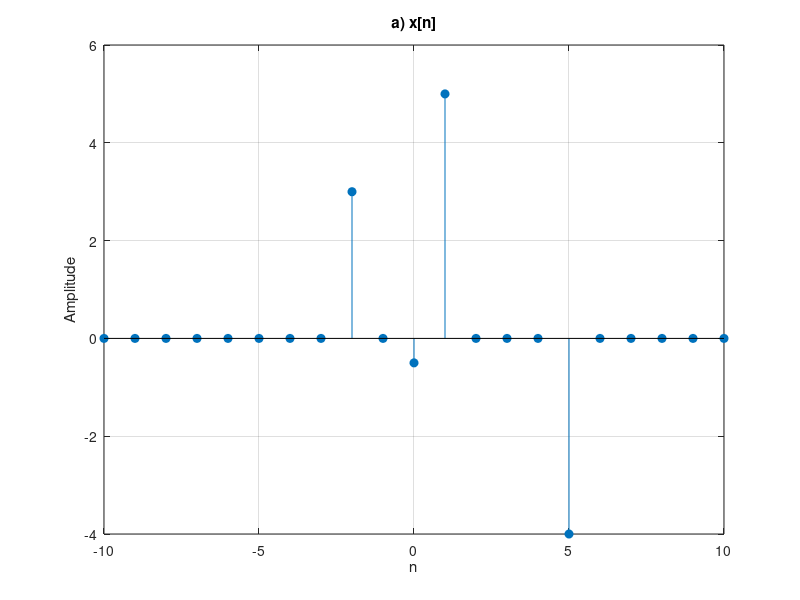

Recreate this plot in MATLAB.
% parte3_a.m
imp = @(n) (n == 0);
n_III = -10:10;
x_a = 3*imp(n_III + 2) - 0.5*imp(n_III) + 5*imp(n_III - 1) - 4*imp(n_III - 5);
figure(3);
stem(n_III, x_a, 'filled'); title('a) x[n]'); xlabel('n'); ylabel('Amplitude'); grid on;
print('../figuras/parte3_a.png', '-dpng');
